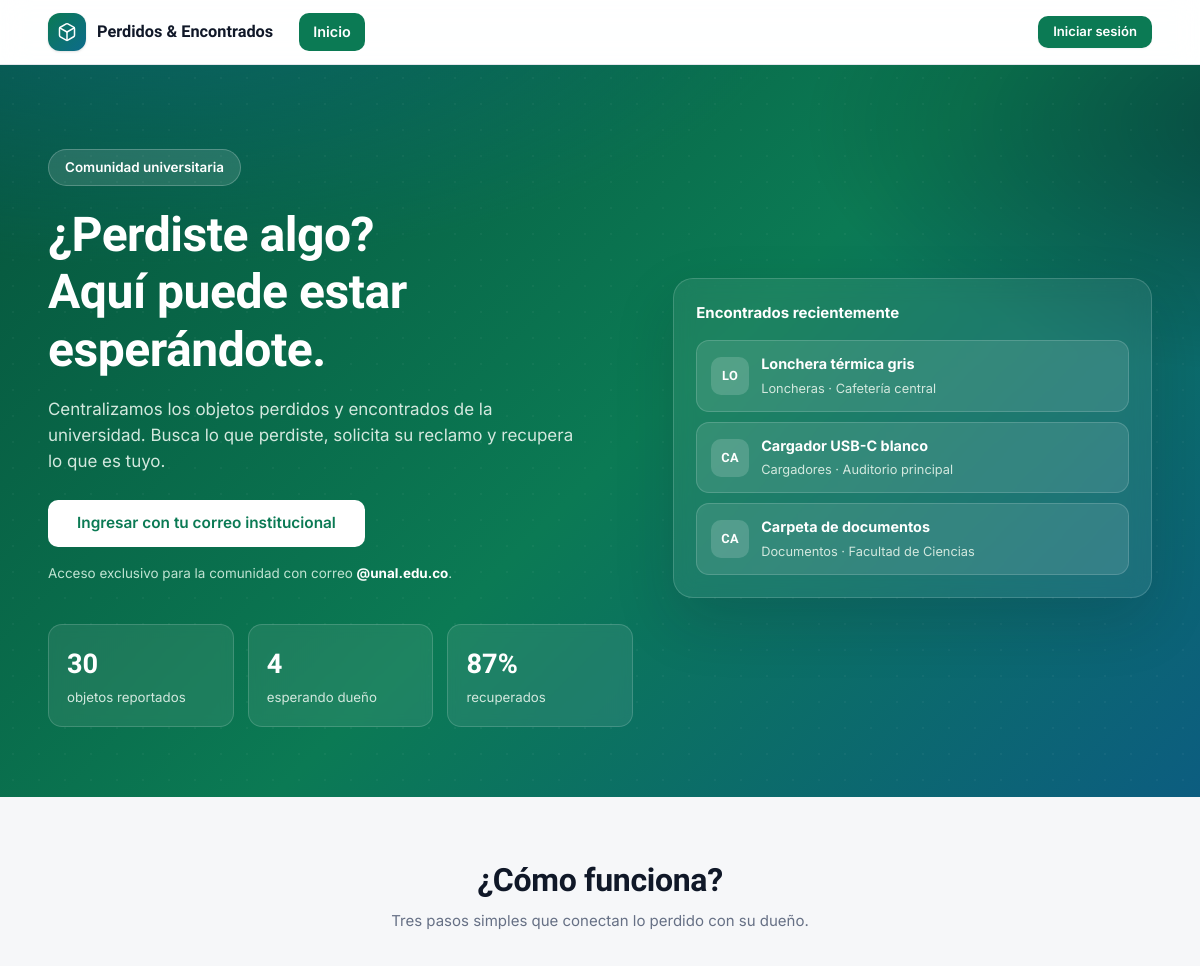
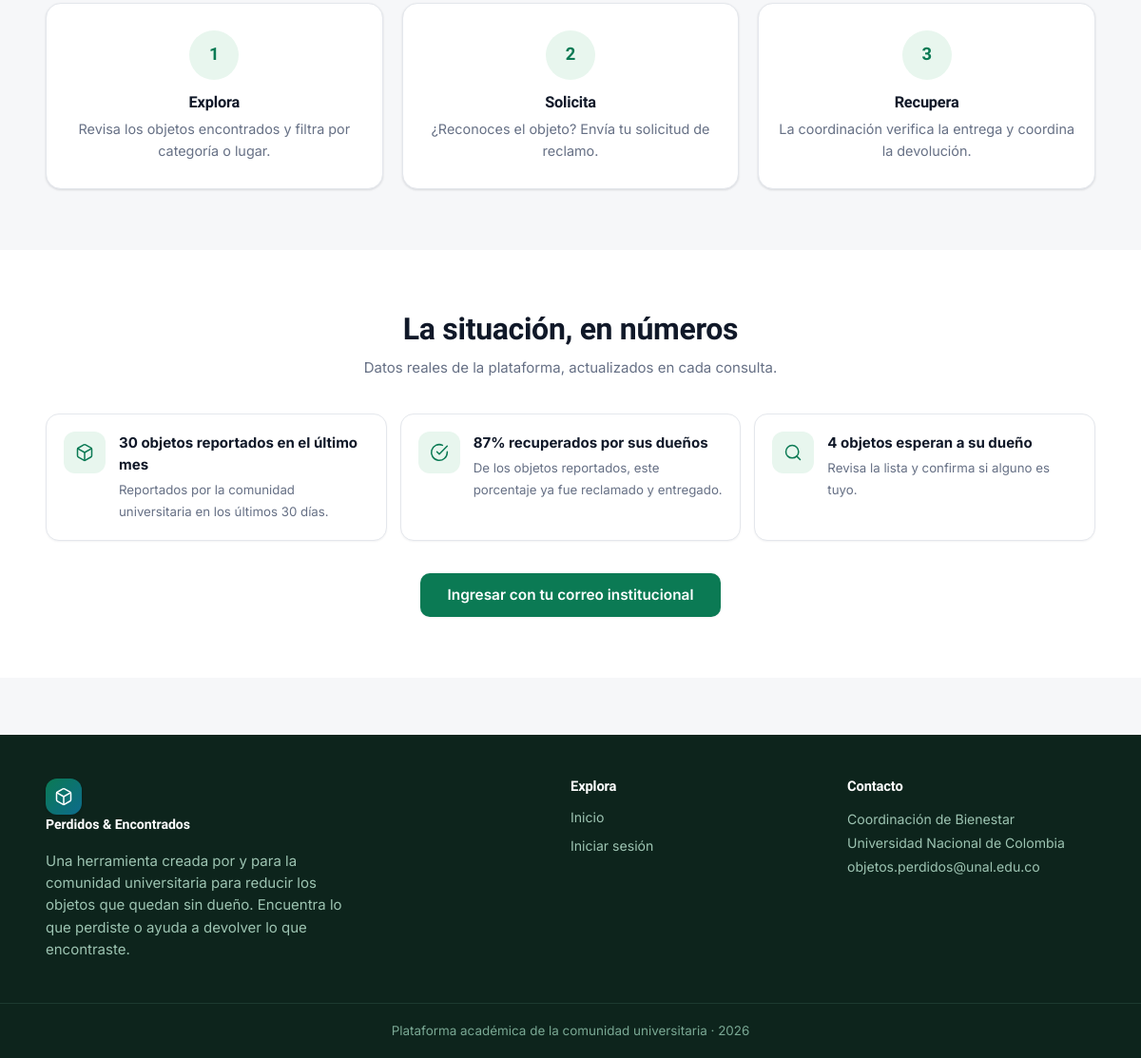
The page / on the database its author committed (2 pictures, top to bottom).
### registro_objetos/models.py (models this page shows, shortened)
class ObjetoReclamado(models.Model):
    class Estados(models.TextChoices):
        DISPONIBLE = 'disponible', 'Disponible'
        RECLAMADO = 'reclamado', 'Reclamado'
        ENTREGADO = 'entregado', 'Entregado'
    nombre_objeto = models.CharField('Nombre del objeto', max_length=120, blank=True)
    categoria = models.ForeignKey(
        Categoria, on_delete=models.PROTECT, null=True, blank=True,
        related_name='objetos', verbose_name='Categoría',
    )
    descripcion_objeto = models.TextField('Descripción', blank=True)
    lugar_encontrado = models.CharField('Lugar donde fue encontrado', max_length=150, blank=True)
    fecha_registro = models.DateField('Fecha de registro', auto_now_add=True, null=True)
    foto = models.ImageField('Foto', upload_to='objetos/', blank=True, null=True)
    estado = models.CharField(
        'Estado', max_length=20, choices=Estados.choices,
        default=Estados.DISPONIBLE, db_index=True,
    )
    registrado_por = models.ForeignKey(
        settings.AUTH_USER_MODEL, on_delete=models.SET_NULL, null=True, blank=True,
        related_name='objetos_registrados', verbose_name='Registrado por',
    )
    nombre_persona = models.CharField('Nombre de quien reclama', max_length=100, blank=True)
    tipo_documento = models.CharField('Tipo de documento', max_length=50, blank=True)
    numero_documento = models.CharField('Número de documento', max_length=50, blank=True)
    telefono = models.CharField('Teléfono', max_length=20, blank=True)
    suministro_correo = models.BooleanField('¿Suministró correo?', default=False)
    correo = models.EmailField('Correo', blank=True, null=True)
    fecha_entrega = models.CharField('Fecha de entrega', max_length=100, blank=True)
    responsable_entrega = models.CharField('Responsable de la entrega', max_length=100, blank=True)
    reclamado_por = models.ForeignKey(
        settings.AUTH_USER_MODEL, on_delete=models.SET_NULL, null=True, blank=True,
        related_name='objetos_reclamados', verbose_name='Reclamado por (usuario)',
    )
    fecha_reclamo = models.DateTimeField('Fecha del reclamo', null=True, blank=True)
    class Meta:
        verbose_name = 'Objeto'
        verbose_name_plural = 'Objetos'
        ordering = ['-fecha_registro', '-id']
    @property
    def etiqueta_categoria(self):
        return self.categoria.nombre if self.categoria else 'Sin categoría'

class Categoria(models.Model):
    nombre = models.CharField('Nombre', max_length=100, unique=True)
    icono = models.CharField(
        'Seña (opcional)', max_length=10, blank=True, default='',
        help_text='Abreviatura corta. Las fichas muestran las iniciales del nombre.',
    )
    color = models.CharField('Color (hex)', max_length=7, default='#0b7a54')
    orden = models.PositiveIntegerField('Orden', default=0)
    class Meta:
        verbose_name = 'Categoría'
        verbose_name_plural = 'Categorías'
        ordering = ['orden', 'nombre']

### registro_objetos/views.py (the view)
# urls.py: path('', views.inicio, name='inicio'),
def inicio(request):
    if request.user.is_authenticated:
        return redirigir_por_rol(request.user)
    resumen = stats.resumen_global()
    recientes = (
        ObjetoReclamado.objects
        .select_related('categoria')
        .filter(estado=ObjetoReclamado.Estados.DISPONIBLE)[:3]
    )
    return render(request, 'objetos/home.html', {
        'resumen': resumen,
        'recientes': recientes,
        'mensajes': stats.informacion_para_estudiantes()[:3],
    })

### registro_objetos/context_processors.py (called while the page is built, shortened)
def globales(request):
    datos = {
        'GOOGLE_OAUTH_CONFIGURADO': bool(
            settings.GOOGLE_OAUTH_CLIENT_ID and settings.GOOGLE_OAUTH_CLIENT_SECRET
        ),
        'DOMINIOS_PERMITIDOS': settings.ALLOWED_EMAIL_DOMAINS,
    }
    return datos

### registro_objetos/estadisticas.py (called while the page is built)
def objetos_por_categoria():
    filas = (
        ObjetoReclamado.objects
        .values('categoria__nombre', 'categoria__icono', 'categoria__color')
        .annotate(total=Count('id'))
        .order_by('-total')
    )
    return list(filas)

def _porcentaje(parte, total):
    if not total:
        return 0
    return int((Decimal(parte) * 100 / Decimal(total)).quantize(Decimal('1'), rounding=ROUND_HALF_UP))

### registro_objetos/templates/objetos/home.html (shortened to what this page needs)
{% extends 'objetos/base.html' %}
{% block content %}
<section class="hero">
  <div class="container">
    <div class="hero-grid">
      <div>
        <span class="kicker">Comunidad universitaria</span>
        <h1>¿Perdiste algo?<br>Aquí puede estar esperándote.</h1>
        <p class="sub">
          Centralizamos los objetos perdidos y encontrados de la universidad.
          Busca lo que perdiste, solicita su reclamo y recupera lo que es tuyo.
        </p>
        <div class="hero-ctas">
          {% if user.is_authenticated %}
            <a href="{% url 'lista_objetos' %}" class="btn btn-white btn-lg">Ver objetos perdidos</a>
            {% if not user.is_staff %}
              <a href="{% url 'mis_solicitudes' %}" class="btn btn-lg" style="background:rgba(255,255,255,.1);color:#fff;border:1px solid rgba(255,255,255,.25)">Mis reclamos</a>
            {% endif %}
          {% else %}
            <a href="{% url 'login' %}" class="btn btn-white btn-lg">Ingresar con tu correo institucional</a>
          {% endif %}
        </div>
        <p class="nota" style="color:#bfe3d2;margin-top:16px">
          Acceso exclusivo para la comunidad con correo
          <b style="color:#fff">@{{ DOMINIOS_PERMITIDOS.0 }}</b>.
        </p>
        <div class="hero-stats">
          <div class="hero-stat"><b>{{ resumen.total }}</b><span>objetos reportados</span></div>
          <div class="hero-stat"><b>{{ resumen.disponibles }}</b><span>esperando dueño</span></div>
          <div class="hero-stat"><b>{{ resumen.tasa_recuperacion }}%</b><span>recuperados</span></div>
        </div>
      </div>
      <div class="hero-demo">
        <div class="demo-title">Encontrados recientemente</div>
        <div class="demo-list">
          {% for obj in recientes %}
          <div class="demo-item">
            <span class="chip-icono">{{ obj.nombre_objeto|slice:":2"|upper }}</span>
            <div>
              <b>{{ obj.nombre_objeto }}</b>
              <span>{{ obj.etiqueta_categoria }} · {{ obj.lugar_encontrado|default:'Sin lugar' }}</span>
            </div>
          </div>
          {% empty %}
          <div class="demo-item">
            <span class="chip-icono">—</span>
            <div><b>Aún no hay reportes</b><span>Los objetos registrados aparecerán aquí.</span></div>
          </div>
          {% endfor %}
        </div>
      </div>
    </div>
  </div>
</section>
<section class="seccion">
  <div class="container">
    <div class="seccion-header">
      <h2>¿Cómo funciona?</h2>
      <p>Tres pasos simples que conectan lo perdido con su dueño.</p>
    </div>
    <div class="pasos">
      <div class="card paso">
        <div class="num">1</div>
        <h3>Explora</h3>
        <p>Revisa los objetos encontrados y filtra por categoría o lugar.</p>
      </div>
      <div class="card paso">
        <div class="num">2</div>
        <h3>Solicita</h3>
        <p>¿Reconoces el objeto? Envía tu solicitud de reclamo.</p>
      </div>
      <div class="card paso">
        <div class="num">3</div>
        <h3>Recupera</h3>
        <p>La coordinación verifica la entrega y coordina la devolución.</p>
      </div>
    </div>
  </div>
</section>
<section class="seccion" style="background:#fff">
  <div class="container">
    <div class="seccion-header">
      <h2>La situación, en números</h2>
      <p>Datos reales de la plataforma, actualizados en cada consulta.</p>
    </div>
    <div class="insights">
      {% for m in mensajes %}
      <div class="insight">
        <div class="ico">
          {% if m.tipo == 'reportes' %}
            <svg viewBox="0 0 24 24" fill="none" stroke="currentColor" stroke-width="1.8" stroke-linecap="round" stroke-linejoin="round"><path d="M21 16V8a2 2 0 0 0-1-1.73l-7-4a2 2 0 0 0-2 0l-7 4A2 2 0 0 0 3 8v8a2 2 0 0 0 1 1.73l7 4a2 2 0 0 0 2 0l7-4A2 2 0 0 0 21 16z"/><path d="M3.27 6.96 12 12.01l8.73-5.05"/><path d="M12 22.08V12"/></svg>
          {% elif m.tipo == 'recuperados' %}
            <svg viewBox="0 0 24 24" fill="none" stroke="currentColor" stroke-width="1.8" stroke-linecap="round" stroke-linejoin="round"><path d="M22 11.08V12a10 10 0 1 1-5.93-9.14"/><polyline points="22 4 12 14.01 9 11.01"/></svg>
          {% elif m.tipo == 'disponibles' %}
            <svg viewBox="0 0 24 24" fill="none" stroke="currentColor" stroke-width="1.8" stroke-linecap="round" stroke-linejoin="round"><circle cx="11" cy="11" r="8"/><line x1="21" y1="21" x2="16.65" y2="16.65"/></svg>
          {% elif m.tipo == 'categoria' %}
            <svg viewBox="0 0 24 24" fill="none" stroke="currentColor" stroke-width="1.8" stroke-linecap="round" stroke-linejoin="round"><path d="M20.59 13.41l-7.17 7.17a2 2 0 0 1-2.83 0L2 12V2h10l8.59 8.59a2 2 0 0 1 0 2.82z"/><line x1="7" y1="7" x2="7.01" y2="7"/></svg>
          {% else %}
            <svg viewBox="0 0 24 24" fill="none" stroke="currentColor" stroke-width="1.8" stroke-linecap="round" stroke-linejoin="round"><circle cx="12" cy="12" r="10"/><polyline points="12 6 12 12 16 14"/></svg>
          {% endif %}
        </div>
        <div><b>{{ m.titulo }}</b><span>{{ m.detalle }}</span></div>
      </div>
      {% endfor %}
    </div>
    <div class="text-center mt-4">
      {% if user.is_authenticated %}
        <a href="{% url 'lista_objetos' %}" class="btn btn-primary btn-lg">Ver objetos disponibles</a>
      {% else %}
        <a href="{% url 'login' %}" class="btn btn-primary btn-lg">Ingresar con tu correo institucional</a>
      {% endif %}
    </div>
  </div>
</section>
{% endblock %}

### rows shown on the page
ObjetoReclamado: nombre_objeto "LO", nombre_objeto "Lonchera térmica gris", etiqueta_categoria "Loncheras", lugar_encontrado "Cafetería central"
ObjetoReclamado: nombre_objeto "CA", nombre_objeto "Cargador USB-C blanco", etiqueta_categoria "Cargadores", lugar_encontrado "Auditorio principal"
ObjetoReclamado: nombre_objeto "CA", nombre_objeto "Carpeta de documentos", etiqueta_categoria "Documentos", lugar_encontrado "Facultad de Ciencias"

### other values the page prints
{{ DOMINIOS_PERMITIDOS.0 }} "unal.edu.co"
{{ resumen.total }} "30"
{{ resumen.disponibles }} "4"
{{ resumen.tasa_recuperacion }} "87"
{{ m.titulo }} "30 objetos reportados en el último mes" "87% recuperados por sus dueños" "4 objetos esperan a su dueño"
{{ m.detalle }} "Reportados por la comunidad universitaria en los últimos 30 días." "De los objetos reportados, este porcentaje ya fue reclamado y entregado." "Revisa la lista y confirma si alguno es tuyo."
